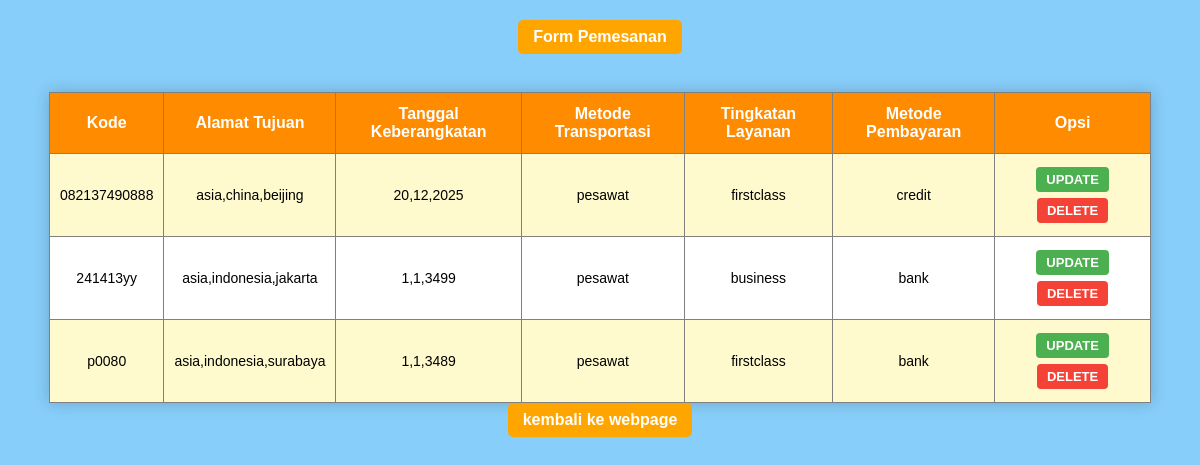
The app's page /daftar_pesanan.php with its own data.
### tables this page shows
CREATE TABLE `pesan` (
  `kode` varchar(50) NOT NULL,
  `alamat_tujuan` text NOT NULL,
  `tanggal_keberangkatan` text NOT NULL,
  `metode_transportasi` varchar(50) NOT NULL,
  `tingkatan_layanan` varchar(50) NOT NULL,
  `metode_pembayaran` varchar(50) NOT NULL
);

### daftar_pesanan.php (the view, shortened to what this page needs)
<!DOCTYPE html>
<html>
<head>
     <link rel='stylesheet' href='daftar_pesanan.css'>
</head>
<body>
<a href="pesan.php">Form Pemesanan</a>
<br/><br/>
<table border="1">
    <tr>
        <th>Kode</th>
        <th>Alamat Tujuan</th>
        <th>Tanggal Keberangkatan</th>
        <th>Metode Transportasi</th>
        <th>Tingkatan Layanan</th>
        <th>Metode Pembayaran</th>
        <th>Opsi</th>
    </tr>
    <?php
    include 'koneksi.php';
    $data = mysqli_query($koneksi, "SELECT * FROM pesan");
    while($d = mysqli_fetch_array($data)){
        ?>
        <tr>
            <td><?php echo $d['kode']; ?></td>
            <td><?php echo $d['alamat_tujuan']; ?></td>
            <td><?php echo $d['tanggal_keberangkatan']; ?></td>
            <td><?php echo $d['metode_transportasi']; ?></td>
            <td><?php echo $d['tingkatan_layanan']; ?></td>
            <td><?php echo $d['metode_pembayaran']; ?></td>
            <td>
                <a href="update_p.php?kode=<?php echo $d['kode']; ?>">UPDATE</a>
                <a href="delete_p.php?kode=<?php echo $d['kode']; ?>" onclick="return confirm('Apakah yakin ingin dihapus?')">DELETE</a>
            </td>
        </tr>
        <?php
    }
    ?>
</table>
<a href="webpage.php">kembali ke webpage</a>
</body>
</html>

### daftar_pesanan.css (style rules this page uses)
body { font-family: Arial, sans-serif; background-color: #87CEFA; text-align: center; margin: 0; padding: 20px; }
a { display: inline-block; margin-bottom: 20px; padding: 8px 15px; background-color: #FFA500; color: white; text-decoration: none; border-radius: 5px; font-weight: bold; }
table { border-collapse: collapse; margin: 0 auto; width: 95%; box-shadow: 0 0 15px rgba(0,0,0,0.2); }
th { padding: 12px; background-color: #FF8C00; color: white; font-size: 16px; }
td { padding: 10px; text-align: center; font-size: 14px; }
tr:nth-child(even) td { background-color: #FFFACD; }
tr:nth-child(odd) td { background-color: #FFFFFF; }
td a { display: inline-block; margin: 3px; padding: 5px 10px; color: white; text-decoration: none; border-radius: 4px; font-size: 13px; font-weight: bold; }
td a[href*="update"] { background-color: #4CAF50; }
td a[href*="delete"] { background-color: #f44336; }

### records on screen
pesan: kode "082137490888", alamat_tujuan "asia,china,beijing", tanggal_keberangkatan "20,12,2025", metode_transportasi "pesawat", tingkatan_layanan "firstclass", metode_pembayaran "credit"
pesan: kode "241413yy", alamat_tujuan "asia,indonesia,jakarta", tanggal_keberangkatan "1,1,3499", metode_transportasi "pesawat", tingkatan_layanan "business", metode_pembayaran "bank"
pesan: kode "p0080", alamat_tujuan "asia,indonesia,surabaya", tanggal_keberangkatan "1,1,3489", metode_transportasi "pesawat", tingkatan_layanan "firstclass", metode_pembayaran "bank"
